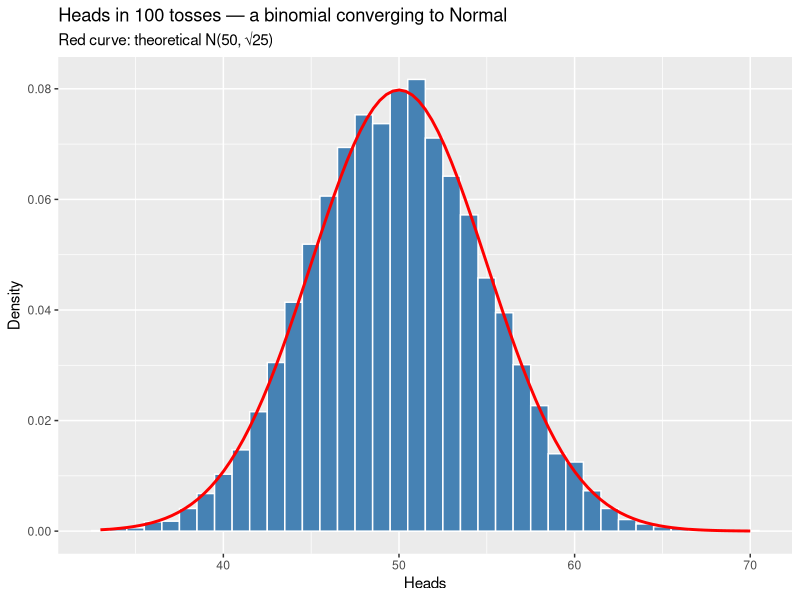
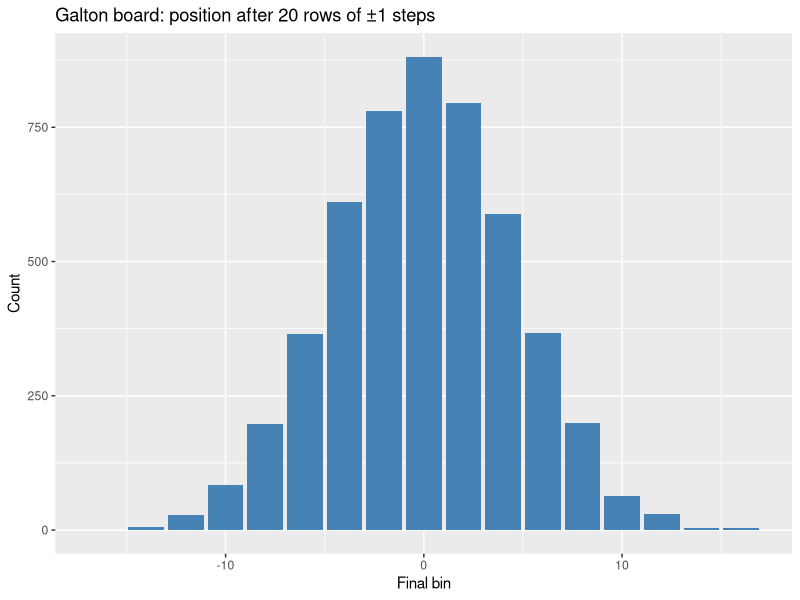
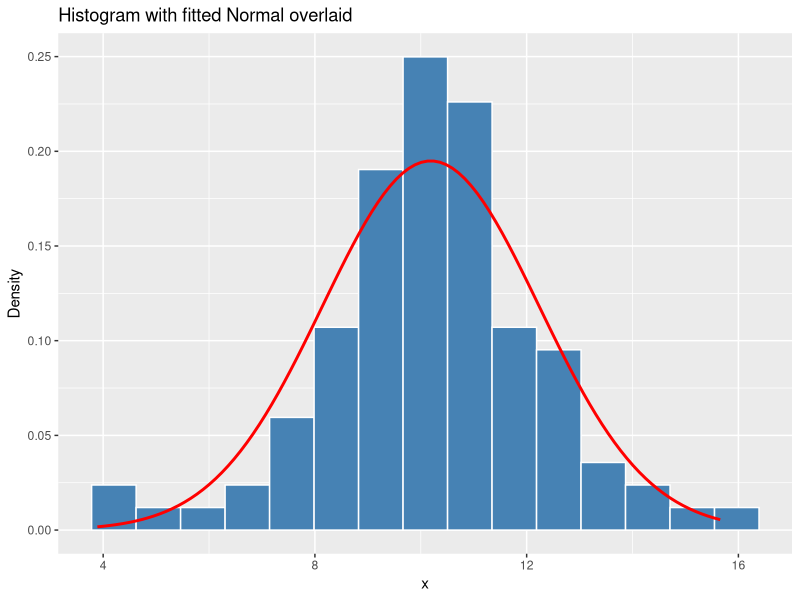
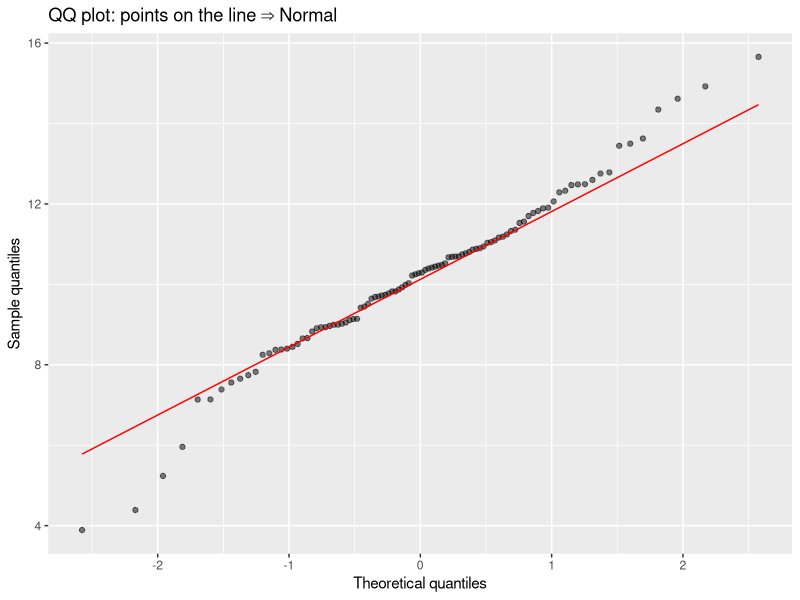
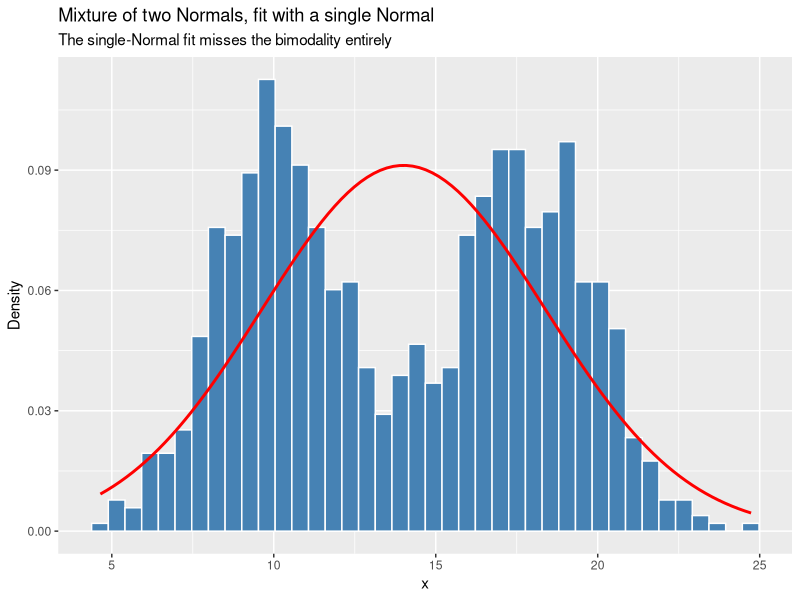
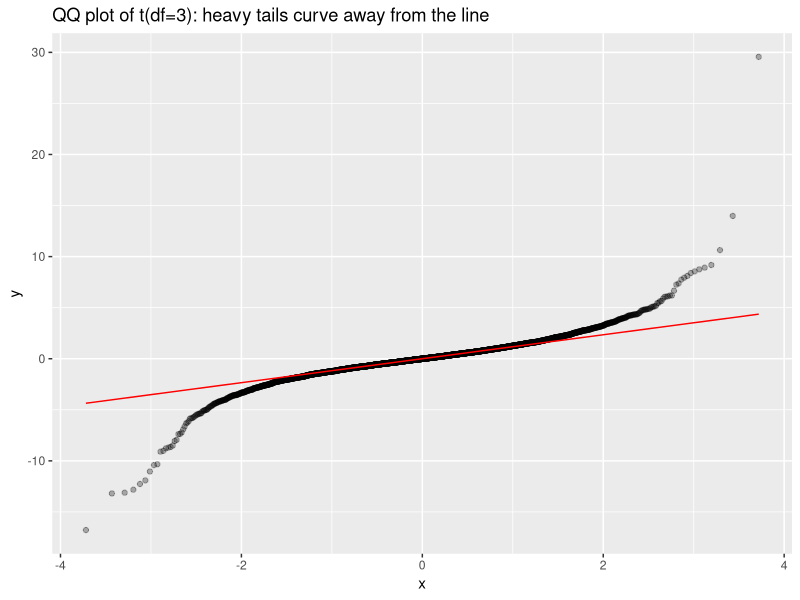
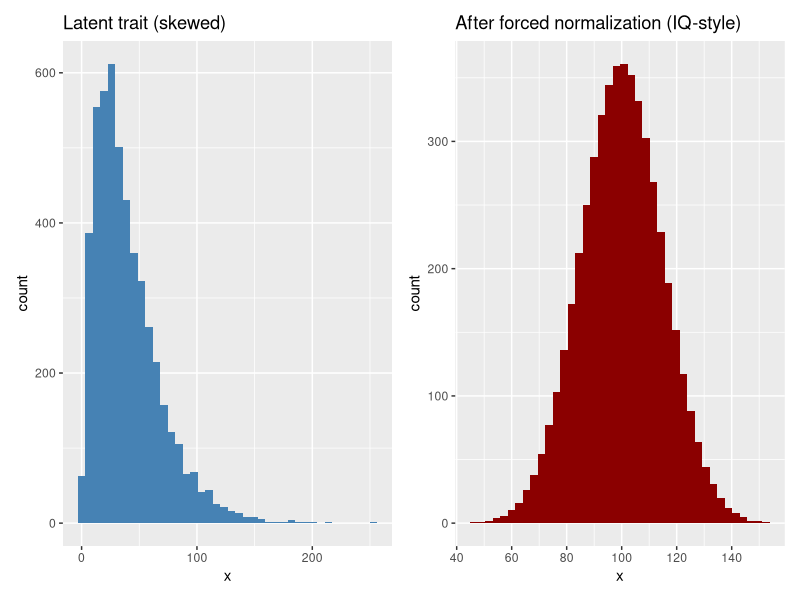

Source code (R) for these figures, in order:
## ---- chunk 1
knitr::opts_chunk$set(echo = TRUE, message = FALSE, warning = FALSE,
                      fig.width = 6.5, fig.height = 4, dpi = 120)
library(tidyverse)
library(patchwork)    # install.packages("patchwork")
set.seed(42)
## ---- chunk 2
n_flips    <- 100
n_trials   <- 10000
heads_count <- rbinom(n_trials, size = n_flips, prob = 0.5)

tibble(heads = heads_count) |>
  ggplot(aes(heads)) +
  geom_histogram(aes(y = after_stat(density)),
                 binwidth = 1, fill = "steelblue", color = "white") +
  stat_function(fun = dnorm,
                args = list(mean = n_flips * 0.5,
                            sd   = sqrt(n_flips * 0.25)),
                color = "red", linewidth = 1) +
  labs(title = "Heads in 100 tosses — a binomial converging to Normal",
       subtitle = "Red curve: theoretical N(50, √25)",
       x = "Heads", y = "Density")
## ---- chunk 3
# φ(x) = (1 / (σ√(2π))) · exp(-(x-μ)² / (2σ²))
gaussian <- function(x, mu = 0, sigma = 1) {
  (1 / (sigma * sqrt(2 * pi))) *
    exp(-((x - mu)^2) / (2 * sigma^2))
}

# Check against R's built-in:
all.equal(gaussian(seq(-3, 3, 0.1)),
          dnorm(seq(-3, 3, 0.1)))
## ---- chunk 4
n_rows  <- 20
n_balls <- 5000

final_position <- replicate(n_balls, sum(sample(c(-1, 1), n_rows, replace = TRUE)))

tibble(position = final_position) |>
  ggplot(aes(position)) +
  geom_bar(fill = "steelblue") +
  labs(title = "Galton board: position after 20 rows of ±1 steps",
       x = "Final bin", y = "Count")
## ---- chunk 5
mu    <- 100
sigma <- 15

samp <- rnorm(10000, mean = mu, sd = sigma)

# The ~68–95–99.7 rule
within_1sd <- mean(abs(samp - mu) <= 1 * sigma)
within_2sd <- mean(abs(samp - mu) <= 2 * sigma)
within_3sd <- mean(abs(samp - mu) <= 3 * sigma)
c(within_1sd = within_1sd,
  within_2sd = within_2sd,
  within_3sd = within_3sd)
## ---- chunk 6
# "Method of moments" fit: estimate μ and σ by sample mean and SD
data_x <- c(rnorm(80, 10, 2), rnorm(20, 10, 2))  # genuinely Normal

fit_mu    <- mean(data_x)
fit_sigma <- sd(data_x)
c(fit_mu = fit_mu, fit_sigma = fit_sigma)
## ---- chunk 7
tibble(x = data_x) |>
  ggplot(aes(x)) +
  geom_histogram(aes(y = after_stat(density)),
                 bins = 15, fill = "steelblue", color = "white") +
  stat_function(fun = dnorm, args = list(mean = fit_mu, sd = fit_sigma),
                color = "red", linewidth = 1) +
  labs(title = "Histogram with fitted Normal overlaid",
       x = "x", y = "Density")
## ---- chunk 8
shapiro.test(data_x)   # H0: data come from a Normal distribution
## ---- chunk 9
tibble(x = data_x) |>
  ggplot(aes(sample = x)) +
  stat_qq(alpha = 0.5) +
  stat_qq_line(color = "red") +
  labs(title = "QQ plot: points on the line ⇒ Normal",
       x = "Theoretical quantiles", y = "Sample quantiles")
## ---- chunk 10
mixed <- c(rnorm(500, mean = 10, sd = 2),
           rnorm(500, mean = 18, sd = 2))

tibble(x = mixed) |>
  ggplot(aes(x)) +
  geom_histogram(aes(y = after_stat(density)),
                 bins = 40, fill = "steelblue", color = "white") +
  stat_function(fun = dnorm,
                args = list(mean = mean(mixed), sd = sd(mixed)),
                color = "red", linewidth = 1) +
  labs(title = "Mixture of two Normals, fit with a single Normal",
       subtitle = "The single-Normal fit misses the bimodality entirely",
       x = "x", y = "Density")
## ---- chunk 11
shapiro.test(mixed)  # correctly rejects Normality
## ---- chunk 12
heavy <- rt(5000, df = 3)

tibble(x = heavy) |>
  ggplot(aes(sample = x)) +
  stat_qq(alpha = 0.3) + stat_qq_line(color = "red") +
  labs(title = "QQ plot of t(df=3): heavy tails curve away from the line")
## ---- chunk 13
mean(abs(heavy - mean(heavy)) > 3 * sd(heavy))   # Much more than the 0.3% a true Normal would give
## ---- chunk 14
# Simulate a non-Normal latent trait (skewed)
true_trait <- rgamma(5000, shape = 2, rate = 0.05)

# "Normalize" it using an inverse-CDF transform
forced_normal <- qnorm(rank(true_trait) / (length(true_trait) + 1),
                       mean = 100, sd = 15)

patchwork::wrap_plots(
  tibble(x = true_trait)   |> ggplot(aes(x)) +
    geom_histogram(fill = "steelblue", bins = 40) +
    labs(title = "Latent trait (skewed)"),
  tibble(x = forced_normal) |> ggplot(aes(x)) +
    geom_histogram(fill = "darkred", bins = 40) +
    labs(title = "After forced normalization (IQ-style)"),
  nrow = 1
)
